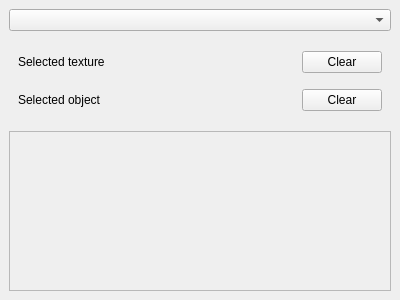
<?xml version="1.0" encoding="UTF-8"?>
<ui version="4.0">
 <class>TextureSelectionDockWidget</class>
 <widget class="QDockWidget" name="TextureSelectionDockWidget">
  <property name="geometry">
   <rect>
    <x>0</x>
    <y>0</y>
    <width>400</width>
    <height>300</height>
   </rect>
  </property>
  <property name="allowedAreas">
   <set>Qt::LeftDockWidgetArea|Qt::RightDockWidgetArea</set>
  </property>
  <property name="windowTitle">
   <string>Texture selection</string>
  </property>
  <widget class="QWidget" name="dockWidgetContents">
   <layout class="QVBoxLayout" name="verticalLayout_2">
    <item>
     <layout class="QVBoxLayout" name="verticalLayout">
      <item>
       <widget class="QComboBox" name="comboBoxTexture"/>
      </item>
      <item>
       <widget class="QWidget" name="widget" native="true">
        <property name="maximumSize">
         <size>
          <width>16777215</width>
          <height>100</height>
         </size>
        </property>
        <layout class="QFormLayout" name="formLayout_3">
         <property name="formAlignment">
          <set>Qt::AlignLeading|Qt::AlignLeft|Qt::AlignVCenter</set>
         </property>
         <item row="0" column="0">
          <widget class="QLabel" name="label_8">
           <property name="minimumSize">
            <size>
             <width>0</width>
             <height>32</height>
            </size>
           </property>
           <property name="text">
            <string>Selected texture</string>
           </property>
          </widget>
         </item>
         <item row="0" column="1">
          <layout class="QHBoxLayout" name="horizontalLayout_2">
           <item>
            <widget class="QLabel" name="labelSelectedTexture">
             <property name="sizePolicy">
              <sizepolicy hsizetype="Fixed" vsizetype="Fixed">
               <horstretch>32</horstretch>
               <verstretch>32</verstretch>
              </sizepolicy>
             </property>
             <property name="minimumSize">
              <size>
               <width>32</width>
               <height>32</height>
              </size>
             </property>
             <property name="maximumSize">
              <size>
               <width>32</width>
               <height>32</height>
              </size>
             </property>
             <property name="text">
              <string/>
             </property>
            </widget>
           </item>
           <item>
            <spacer name="horizontalSpacer">
             <property name="orientation">
              <enum>Qt::Horizontal</enum>
             </property>
             <property name="sizeHint" stdset="0">
              <size>
               <width>40</width>
               <height>20</height>
              </size>
             </property>
            </spacer>
           </item>
           <item>
            <widget class="QPushButton" name="pushButtonSelectedTextureClear">
             <property name="minimumSize">
              <size>
               <width>0</width>
               <height>0</height>
              </size>
             </property>
             <property name="text">
              <string>Clear</string>
             </property>
            </widget>
           </item>
          </layout>
         </item>
         <item row="5" column="0">
          <widget class="QLabel" name="label_10">
           <property name="minimumSize">
            <size>
             <width>0</width>
             <height>32</height>
            </size>
           </property>
           <property name="text">
            <string>Selected object</string>
           </property>
          </widget>
         </item>
         <item row="5" column="1">
          <layout class="QHBoxLayout" name="horizontalLayout_3">
           <item>
            <widget class="QLabel" name="labelSelectedObject">
             <property name="minimumSize">
              <size>
               <width>32</width>
               <height>32</height>
              </size>
             </property>
             <property name="maximumSize">
              <size>
               <width>32</width>
               <height>32</height>
              </size>
             </property>
             <property name="text">
              <string/>
             </property>
            </widget>
           </item>
           <item>
            <spacer name="horizontalSpacer_2">
             <property name="orientation">
              <enum>Qt::Horizontal</enum>
             </property>
             <property name="sizeHint" stdset="0">
              <size>
               <width>40</width>
               <height>20</height>
              </size>
             </property>
            </spacer>
           </item>
           <item>
            <widget class="QPushButton" name="pushButtonSelectedObjectClear">
             <property name="minimumSize">
              <size>
               <width>0</width>
               <height>0</height>
              </size>
             </property>
             <property name="text">
              <string>Clear</string>
             </property>
            </widget>
           </item>
          </layout>
         </item>
        </layout>
       </widget>
      </item>
      <item>
       <widget class="QScrollArea" name="scrollArea">
        <property name="widgetResizable">
         <bool>true</bool>
        </property>
        <widget class="QWidget" name="scrollAreaWidgetContents">
         <property name="geometry">
          <rect>
           <x>0</x>
           <y>0</y>
           <width>378</width>
           <height>106</height>
          </rect>
         </property>
         <layout class="QGridLayout" name="gridLayout_2">
          <item row="0" column="0">
           <widget class="QClickableLabel" name="labelImageTexture">
            <property name="text">
             <string/>
            </property>
           </widget>
          </item>
         </layout>
        </widget>
       </widget>
      </item>
     </layout>
    </item>
   </layout>
  </widget>
 </widget>
 <customwidgets>
  <customwidget>
   <class>QClickableLabel</class>
   <extends>QLabel</extends>
   <header>qClickableLabel.hpp</header>
  </customwidget>
 </customwidgets>
 <resources/>
 <connections/>
</ui>
